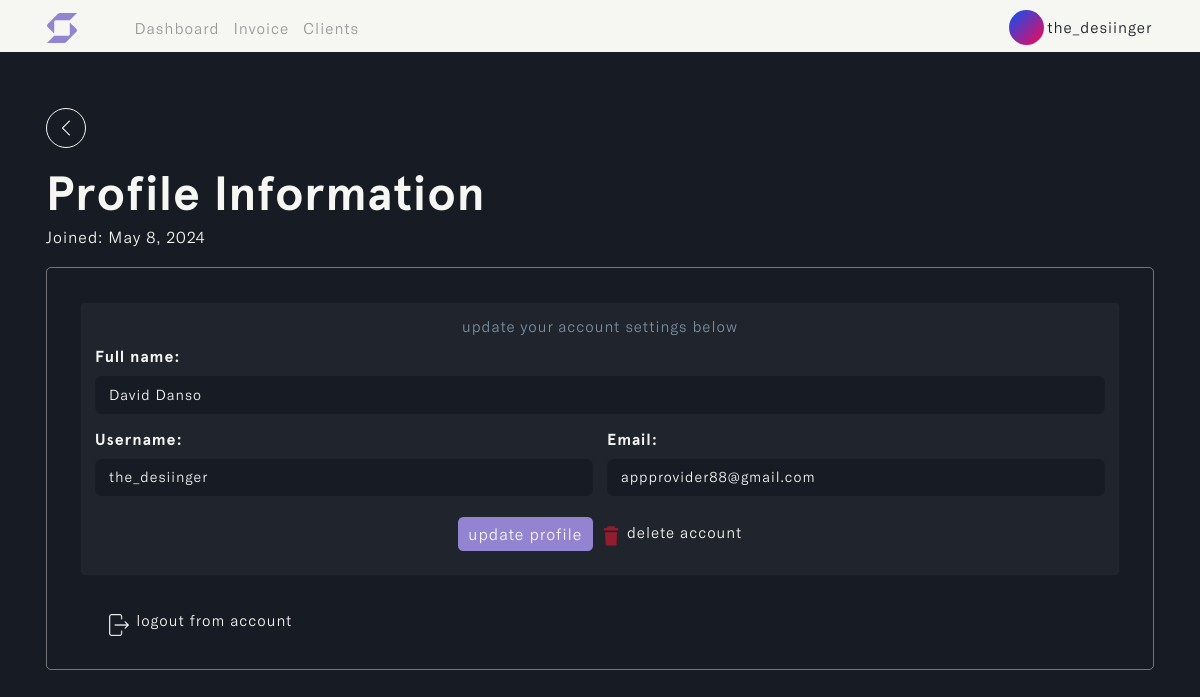
The app's page /profile (signed in) with its own data.
### user/models.py (models this page shows)
class Profile(models.Model):
    user = models.OneToOneField(User, on_delete=models.CASCADE, blank=True, null=True)
    name = models.CharField(max_length=255, unique=True)
    username = models.CharField(max_length=255, unique=True)
    email = models.EmailField(max_length=255, unique=True)
    updated_time_stamp = models.DateTimeField(auto_now=True)
    created_time_stamp = models.DateTimeField(auto_now_add=True)
    id = models.UUIDField(default=uuid.uuid4, primary_key=True, unique=True, editable=False)
    def __str__(self):
        return self.username

### user/views.py (the view, shortened to what this page needs)
# urls.py: path('profile', views.profilePage, name='profile'),
@login_required(login_url='login')
def profilePage(request):
    profile = Profile.objects.get(user=request.user)
    invoices = profile.acc_user.all()
    invoice_count = invoices.count()
    form = UserProfileForm(instance=profile)
    context = {'form': form, 'invoice_count': invoice_count}
    return render(request, 'user/profile.html', context)

### user/forms.py
class UserProfileForm(ModelForm):
    class Meta:
        model = Profile
        fields = '__all__'
        exclude = ['user']
    def __init__(self, *args, **kwargs):
        super(UserProfileForm, self).__init__(*args, **kwargs)
        for name, fields in self.fields.items():
            fields.widget.attrs.update({'class': 'form-control form-control-lg'})

### user/templates/user/profile.html (shortened to what this page needs)
{% load static %}
{% load humanize %}
<!DOCTYPE html>
<html lang="en" class="js has-scroll-init has-scroll-smooth">
  <head>
    <link rel="stylesheet" href="{% static '/css/bootstrap.min.css' %}" />
    <link rel="stylesheet" href="{% static '/css/profile.css' %}" />
  </head>
  <body
    id="pageTop"
    class="page-content"
    data-spy="scroll"
    data-target="#mainNav"
  >
    {% include 'invoice/nav.html' %}
    <main>
      <div data-scroll class="page page--layout-2" id="main">
        <div id="hero">
          <div class="container-fluid">
            <div class="hero-intro">
              <a href="javascript:history.back()">
                <img
                  src="{% static '/images/left.png' %}"
                  class="img-fluid"
                  id="return_back"
                  alt="return_back-img"
                />
              </a>
              <h1>
                Profile Information
                <small>Joined: {{request.user.date_joined|date}}</small>
              </h1>
              <div id="user_profile">
                <form action="" method="POST">
                  <div class="card">
                    <div class="card-body">
                      <h5>update your account settings below</h5>
                      <div class="row g-3">
                        <div class="col-12">
                          <label for="inputAddress" class="form-label"
                            >Full name:
                          </label>
                          {{form.name}}
                        </div>
                        <div class="col-md-6">
                          <label for="inputUsername" class="form-label"
                            >Username:</label
                          >
                          {{form.username}}
                        </div>
                        <div class="col-md-6">
                          <label for="inputEmail4" class="form-label"
                            >Email:</label
                          >
                          {{form.email}}
                        </div>
                        <div
                          id="action_btns"
                          class="d-flex justify-content-center"
                        >
                          <input
                            type="submit"
                            class="btn"
                            id="update_profile"
                            value="update profile"
                          />
                          <a
                            href="#delete"
                            data-bs-toggle="modal"
                            data-bs-target="#deleteAccountModal"
                          >
                            <img
                              id="trash"
                              src="{% static '/images/trash.png' %}"
                              alt="trash"
                            />
                            <span>delete account</span>
                          </a>
                        </div>
                      </div>
                    </div>
                  </div>
                </form>
                <div id="logout">
                  <a href="{% url 'logout' %}">
                    <img
                      id="logout_img"
                      src="{% static '/images/logout.png' %}"
                      alt="logout_img"
                    />
                    logout from account
                  </a>
                </div>
              </div>
            </div>
          </div>
        </div>
      </div>
    </main>
  </body>
</html>

### invoice/templates/invoice/nav.html (shortened to what this page needs)
{% load static %}
{% load active_link_tags %}
<nav class="navbar navbar-expand-lg fixed-top menu" id="mainNav">
  <div class="container">
    <a class="navbar-brand" href="{% url 'dashboard' %}">
      <img
        src="{% static '/images/swift_logo.svg' %}"
        class="img-fluid"
        id="logo"
        alt="logo"
      />
    </a>
    <div class="collapse navbar-collapse" id="navbarSupportedContent">
      <ul class="navbar-nav me-auto mb-2 mb-lg-0 left--links">
        <li class="nav-item">
          <a
            class="nav-link {% active_link 'dashboard' %}"
            href="{% url 'dashboard' %}"
            >Dashboard</a
          >
        </li>
        <li class="nav-item">
          <a
            class="nav-link {% active_link 'invoice' %}"
            href="{% url 'invoice' %}"
            >Invoice</a
          >
        </li>
        <li class="nav-item">
          <a
            class="nav-link {% active_link 'clients' %}"
            href="{% url 'clients' %}"
            >Clients</a
          >
        </li>
      </ul>
      <ul class="navbar-nav mb-2 mb-lg-0" id="rightNav">
        <li class="nav-item dropdown">
          <a class="nav-link" href="{% url 'profile' %}">
            <img
              id="profile_img"
              src="{% static '/images/user-avatar.svg' %}"
              class="img-fluid rounded-circle"
              alt="logo"
            />
            <small>{{request.user.profile}}</small>
          </a>
        </li>
      </ul>
    </div>
  </div>
</nav>

### records on screen
Profile: name "David Danso", username "the_desiinger", email "appprovider88@gmail.com"

### other values on screen
{{ request.user.profile }} "the_desiinger"
{{ request.user.date_joined|date }} "May 8, 2024"
